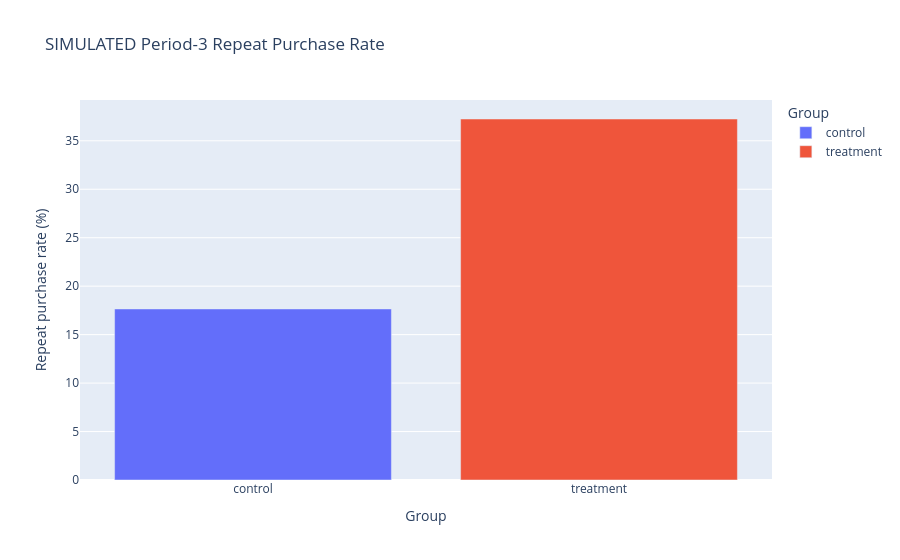

The code cell stored with this chart in its notebook:
### Code cell
fig = px.bar(
    group_df.reset_index(), x='group', y='repeat_rate_pct', color='group',
    title='SIMULATED Period-3 Repeat Purchase Rate',
    labels={'group': 'Group', 'repeat_rate_pct': 'Repeat purchase rate (%)'}
)
fig.show()

### Figure 1 — Plotly figure (JSON) as saved in the notebook; plotly's stock layout.template omitted (floating-point values rounded to 4 significant figures)
{"data": [{"hovertemplate": "Group=%{x}<br>Repeat purchase rate (%)=%{y}<extra></extra>", "legendgroup": "control", "marker": {"color": "#636efa", "pattern": {"shape": ""}}, "name": "control", "orientation": "v", "showlegend": true, "textposition": "auto", "type": "bar", "x": ["control"], "xaxis": "x", "y": [17.65], "yaxis": "y"}, {"hovertemplate": "Group=%{x}<br>Repeat purchase rate (%)=%{y}<extra></extra>", "legendgroup": "treatment", "marker": {"color": "#EF553B", "pattern": {"shape": ""}}, "name": "treatment", "orientation": "v", "showlegend": true, "textposition": "auto", "type": "bar", "x": ["treatment"], "xaxis": "x", "y": [37.25], "yaxis": "y"}], "layout": {"barmode": "relative", "legend": {"title": {"text": "Group"}, "tracegroupgap": 0}, "title": {"text": "SIMULATED Period-3 Repeat Purchase Rate"}, "xaxis": {"anchor": "y", "categoryarray": ["control", "treatment"], "categoryorder": "array", "domain": [0.0, 1.0], "title": {"text": "Group"}}, "yaxis": {"anchor": "x", "domain": [0.0, 1.0], "title": {"text": "Repeat purchase rate (%)"}}}}
